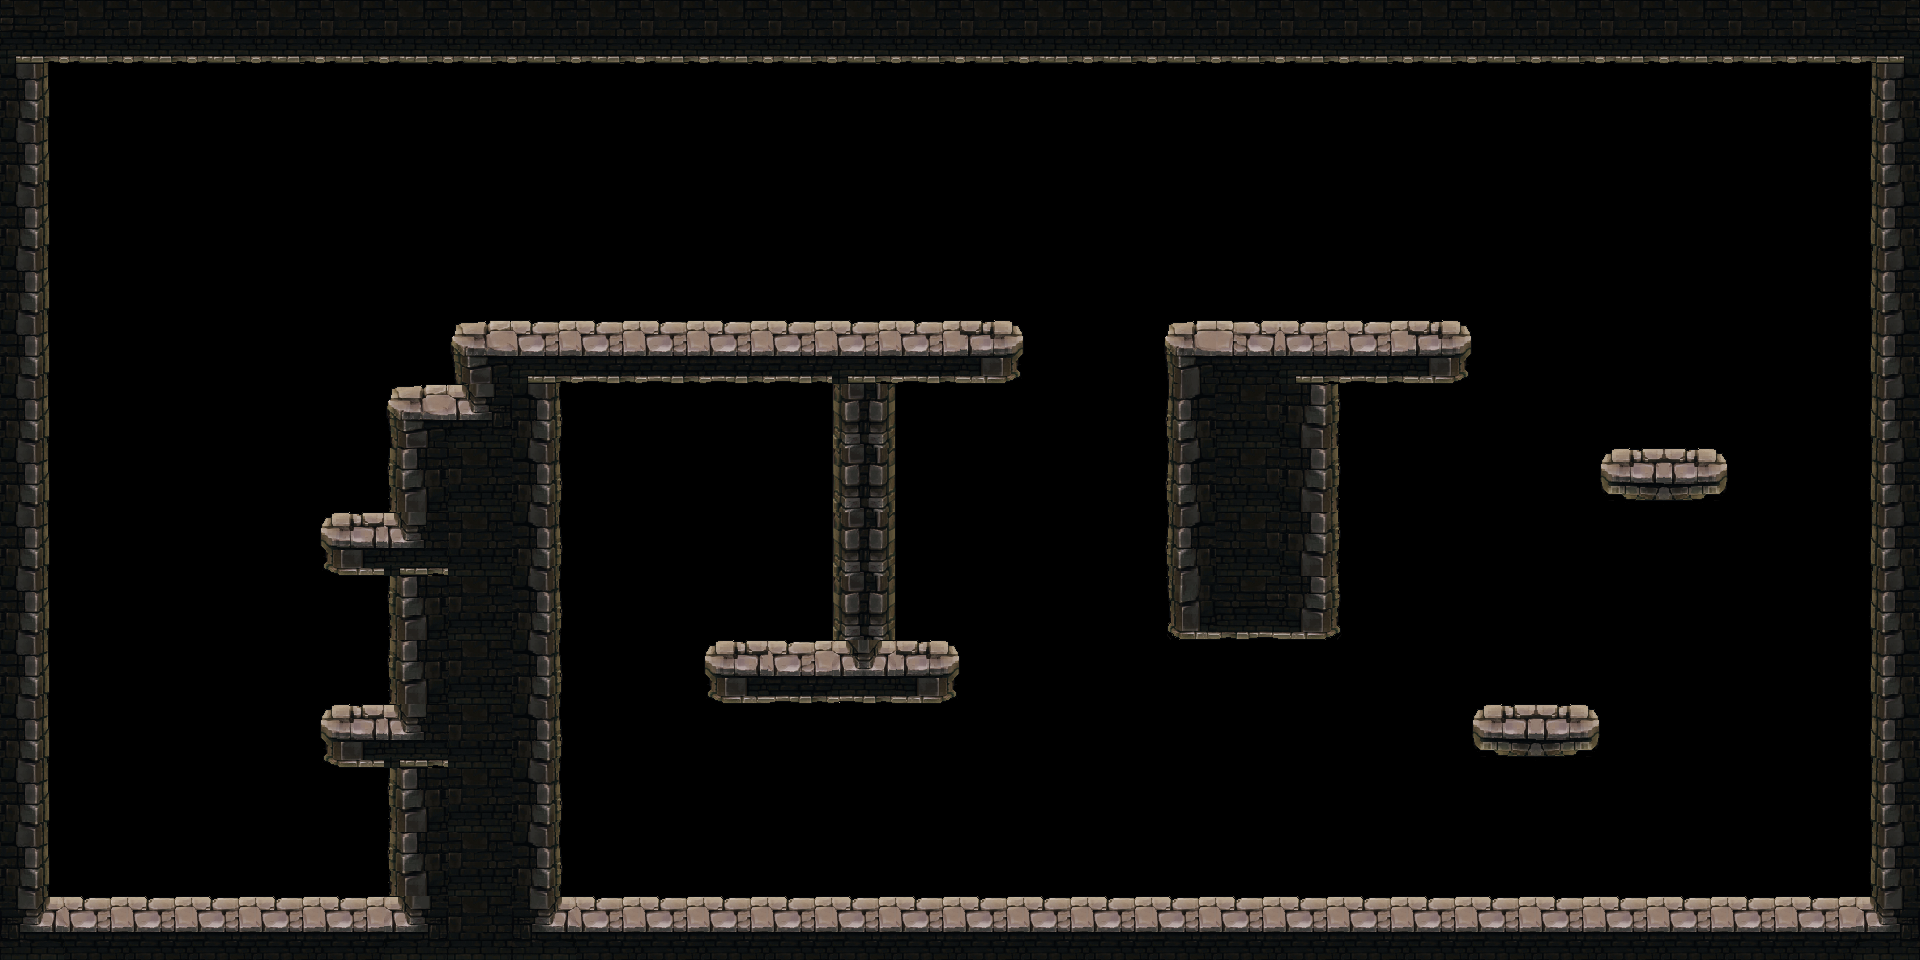

A level layout from a 2D game, rendered from its tile map. Below: a short description, then the map file with its tile-grid data intact:
An orthogonal 30x15 tile map with 64x64 px tiles, 2 tile layers (solido, plataforma).

<map version="1.0" tiledversion="1.0.3" orientation="orthogonal" renderorder="right-down" width="30" height="15" tilewidth="64" tileheight="64" nextobjectid="1">
 <tileset firstgid="1" name="Tileset_oficial_v2" tilewidth="64" tileheight="64" tilecount="288" columns="18">
  <image source="../PNGs/Tileset_oficial_v4.png" width="1152" height="1024" />
 </tileset>
 <layer name="solido" width="30" height="15">
  <data encoding="csv">
146,55,55,55,55,55,55,55,55,55,55,55,55,55,55,55,55,55,55,55,55,55,55,55,55,55,55,55,55,150,
164,0,0,0,0,0,0,0,0,0,0,0,0,0,0,0,0,0,0,0,0,0,0,0,0,0,0,0,0,204,
164,0,0,0,0,0,0,0,0,0,0,0,0,0,0,0,0,0,0,0,0,0,0,0,0,0,0,0,0,222,
164,0,0,0,0,0,0,0,0,0,0,0,0,0,0,0,0,0,0,0,0,0,0,0,0,0,0,0,0,222,
164,0,0,0,0,0,0,0,0,0,0,0,0,0,0,0,0,0,0,0,0,0,0,0,0,0,0,0,0,222,
164,0,0,0,0,0,0,62,111,0,0,0,0,111,0,0,0,0,60,69,111,0,0,0,0,0,0,0,0,222,
164,0,0,0,0,0,62,240,100,0,0,0,0,107,0,0,0,0,78,87,88,0,0,0,0,0,0,0,0,222,
164,0,0,0,0,0,98,99,100,0,0,0,0,107,0,0,0,0,104,105,106,0,0,0,0,0,0,0,0,222,
164,0,0,0,0,0,40,99,100,0,0,0,0,107,0,0,0,0,104,105,106,0,0,0,0,0,0,0,0,222,
164,0,0,0,0,0,98,99,100,0,0,0,0,107,0,0,0,0,122,123,124,0,0,0,0,0,0,0,0,222,
200,0,0,0,0,0,98,99,100,0,0,0,0,0,0,0,0,0,0,0,0,0,0,0,0,0,0,0,0,222,
182,0,0,0,0,0,40,99,100,0,0,0,0,0,0,0,0,0,0,0,0,0,0,0,0,0,0,0,0,222,
200,0,0,0,0,0,98,99,100,0,0,0,0,0,0,0,0,0,0,0,0,0,0,0,0,0,0,0,0,222,
218,0,0,0,0,0,98,99,100,0,0,0,0,0,0,0,0,0,0,0,0,0,0,0,0,0,0,0,0,222,
236,237,237,237,237,237,240,99,236,239,239,239,239,239,239,239,239,239,239,239,239,239,239,239,239,237,237,237,237,240
</data>
 </layer>
 <layer name="plataforma" width="30" height="15">
  <data encoding="csv">
0,0,0,0,0,0,0,0,0,0,0,0,0,0,0,0,0,0,0,0,0,0,0,0,0,0,0,0,0,0,
0,0,0,0,0,0,0,0,0,0,0,0,0,0,0,0,0,0,0,0,0,0,0,0,0,0,0,0,0,0,
0,0,0,0,0,0,0,0,0,0,0,0,0,0,0,0,0,0,0,0,0,0,0,0,0,0,0,0,0,0,
0,0,0,0,0,0,0,0,0,0,0,0,0,0,0,0,0,0,0,0,0,0,0,0,0,0,0,0,0,0,
0,0,0,0,0,0,0,0,0,0,0,0,0,0,0,0,0,0,0,0,0,0,0,0,0,0,0,0,0,0,
0,0,0,0,0,0,0,0,0,148,148,148,148,0,148,232,0,0,0,0,0,148,232,0,0,0,0,0,0,0,
0,0,0,0,0,0,0,0,0,0,0,0,0,0,0,0,0,0,0,0,0,0,0,0,0,0,0,0,0,0,
0,0,0,0,0,0,0,0,0,0,0,0,0,0,0,0,0,0,0,0,0,0,0,0,0,102,103,0,0,0,
0,0,0,0,0,224,0,0,0,0,0,0,0,0,0,0,0,0,0,0,0,0,0,0,0,0,0,0,0,0,
0,0,0,0,0,0,0,0,0,0,0,0,0,0,0,0,0,0,0,0,0,0,0,0,0,0,0,0,0,0,
0,0,0,0,0,0,0,0,0,0,0,224,148,112,232,0,0,0,0,0,0,0,0,0,0,0,0,0,0,0,
0,0,0,0,0,224,0,0,0,0,0,0,0,0,0,0,0,0,0,0,0,0,0,102,103,0,0,0,0,0,
0,0,0,0,0,0,0,0,0,0,0,0,0,0,0,0,0,0,0,0,0,0,0,0,0,0,0,0,0,0,
0,0,0,0,0,0,0,0,0,0,0,0,0,0,0,0,0,0,0,0,0,0,0,0,0,0,0,0,0,0,
0,0,0,0,0,0,0,0,0,0,0,0,0,0,0,0,0,0,0,0,0,0,0,0,0,0,0,0,0,0
</data>
 </layer>
</map>
